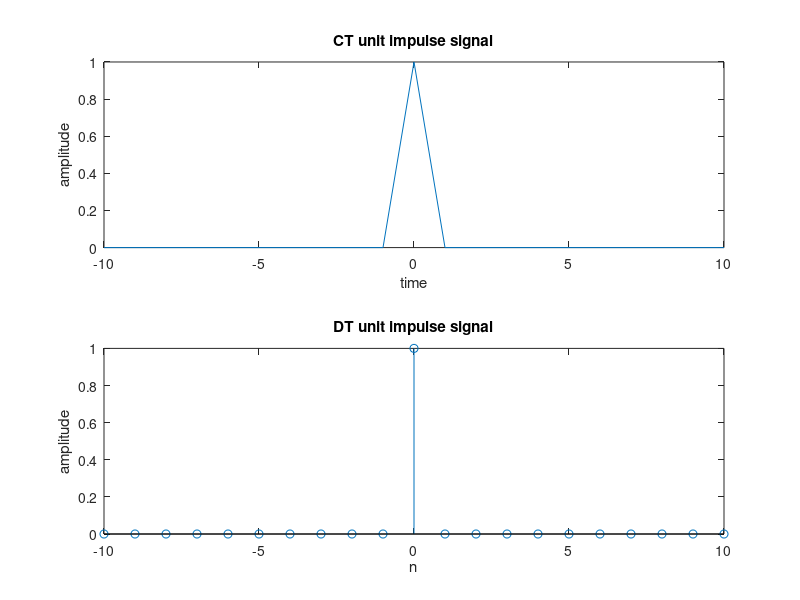

MATLAB code to generate this figure:
clc
clear all
close all
t=-10:10;
a=length(t);
x=1;
while x<=a
  if t(x) == 0
    del(x)=1;
  else
    del(x)=0;
  end
  x=x+1;
end
subplot(2,1,1);
plot(t,del);
xlabel('time');
ylabel('amplitude');
title('CT unit impulse signal');


n=-10:10;
b=length(n);
y=1;
while y<=b
  if n(y) == 0
    deld(y)=1;
  else
    deld(y)=0;
  end
  y=y+1;
end
subplot(2,1,2);
stem(n,deld);
xlabel('n');
ylabel('amplitude');
title('DT unit impulse signal');
